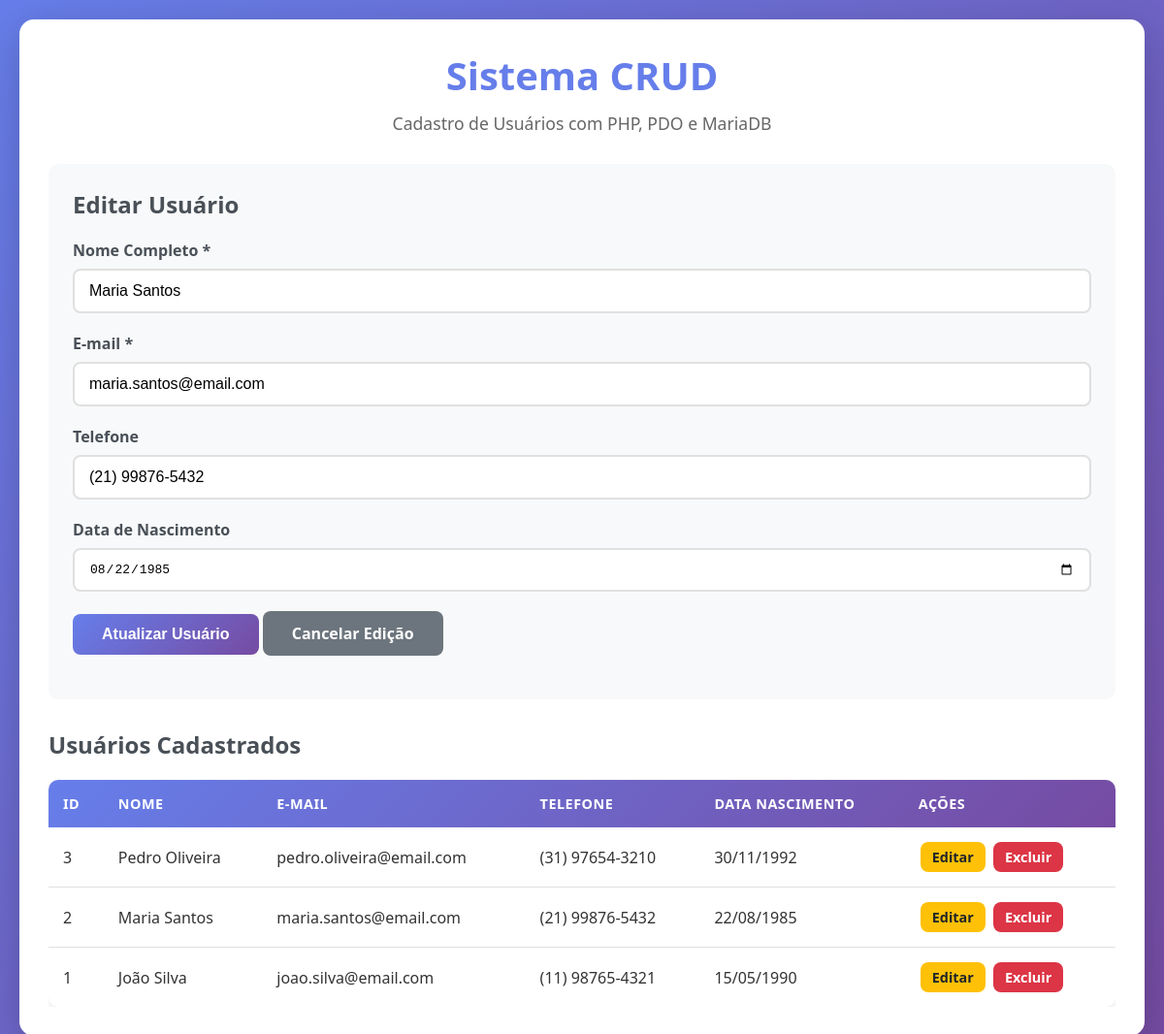
The page /?acao=editar&id=2 on the database its author committed.
### tables this page shows
CREATE TABLE usuarios (
     
    id INT AUTO_INCREMENT PRIMARY KEY,
    
     
    nome VARCHAR(100) NOT NULL,
    
     
    email VARCHAR(100) NOT NULL UNIQUE,
    
     
    telefone VARCHAR(20),
    
     
    data_nascimento DATE,
    
     
    criado_em TIMESTAMP DEFAULT CURRENT_TIMESTAMP,
    
     
    atualizado_em TIMESTAMP DEFAULT CURRENT_TIMESTAMP ON UPDATE CURRENT_TIMESTAMP
);

### index.php (the view, shortened to what this page needs)
<?php
$editando = false;
$usuario_editando = null;
if ($_SERVER['REQUEST_METHOD'] === 'POST' || isset($_GET['acao'])) {
    $pdo = getDB();
    if (isset($_GET['acao']) && $_GET['acao'] === 'editar' && isset($_GET['id'])) {
        try {
            $sql = "SELECT * FROM usuarios WHERE id = ?";
            $stmt = $pdo->prepare($sql);
            $stmt->execute([$_GET['id']]);
            $usuario_editando = $stmt->fetch();
            if ($usuario_editando) {
                $editando = true;
            } else {
                $mensagem = "Usuário não encontrado!";
                $tipo_mensagem = "erro";
            }
        } catch (PDOException $e) {
            $mensagem = "Erro ao buscar usuário: " . $e->getMessage();
            $tipo_mensagem = "erro";
        }
    }
}
try {
    $pdo = getDB();
    $sql = "SELECT * FROM usuarios ORDER BY id DESC";
    $stmt = $pdo->query($sql);
    $usuarios = $stmt->fetchAll();
} catch (PDOException $e) {
    $mensagem = "Erro ao buscar usuários: " . $e->getMessage();
    $tipo_mensagem = "erro";
    $usuarios = [];
}
?>
<!DOCTYPE html>
<html lang="pt-BR">
<head>
    <link rel="stylesheet" href="style.css">
</head>
<body>
    <div class="container">
        <h1>Sistema CRUD</h1>
        <p class="subtitle">Cadastro de Usuários com PHP, PDO e MariaDB</p>
        <div class="form-section">
            <h2><?php echo $editando ? 'Editar Usuário' : 'Cadastrar Novo Usuário'; ?></h2>
            <form method="POST" action="">
                <div class="form-group">
                    <label for="nome">Nome Completo *</label>
                    <input
                        type="text"
                        id="nome"
                        name="nome"
                        required
                        placeholder="Digite o nome completo"
                        value="<?php echo $editando ? htmlspecialchars($usuario_editando['nome']) : ''; ?>"
                    >
                </div>
                <div class="form-group">
                    <label for="email">E-mail *</label>
                    <input
                        type="email"
                        id="email"
                        name="email"
                        required
                        placeholder="exemplo@email.com"
                        value="<?php echo $editando ? htmlspecialchars($usuario_editando['email']) : ''; ?>"
                    >
                </div>
                <div class="form-group">
                    <label for="telefone">Telefone</label>
                    <input
                        type="tel"
                        id="telefone"
                        name="telefone"
                        placeholder="(00) 00000-0000"
                        value="<?php echo $editando ? htmlspecialchars($usuario_editando['telefone']) : ''; ?>"
                    >
                </div>
                <div class="form-group">
                    <label for="data_nascimento">Data de Nascimento</label>
                    <input
                        type="date"
                        id="data_nascimento"
                        name="data_nascimento"
                        value="<?php echo $editando ? $usuario_editando['data_nascimento'] : ''; ?>"
                    >
                </div>
                <div class="form-group">
                    <button type="submit" class="btn btn-primary">
                        <?php echo $editando ? 'Atualizar Usuário' : 'Cadastrar Usuário'; ?>
                    </button>
                    <?php if ($editando): ?>
                        <a href="index.php" class="btn btn-secondary">Cancelar Edição</a>
                    <?php endif; ?>
                </div>
            </form>
        </div>
        <div class="table-section">
            <h2>Usuários Cadastrados</h2>
            <div class="table-responsive">
                <?php if (count($usuarios) > 0): ?>
                    <table>
                        <thead>
                            <tr>
                                <th>ID</th>
                                <th>Nome</th>
                                <th>E-mail</th>
                                <th>Telefone</th>
                                <th>Data Nascimento</th>
                                <th>Ações</th>
                            </tr>
                        </thead>
                        <tbody>
                            <?php
                            foreach ($usuarios as $usuario): ?>
                                <tr>
                                    <td><?php echo $usuario['id']; ?></td>
                                    <td><?php echo htmlspecialchars($usuario['nome']); ?></td>
                                    <td><?php echo htmlspecialchars($usuario['email']); ?></td>
                                    <td><?php echo htmlspecialchars($usuario['telefone']); ?></td>
                                    <td>
                                        <?php
                                        echo $usuario['data_nascimento'] ?
                                            date('d/m/Y', strtotime($usuario['data_nascimento'])) :
                                            '-';
                                        ?>
                                    </td>
                                    <td>
                                        <a href="?acao=editar&id=<?php echo $usuario['id']; ?>"
                                           class="btn btn-warning btn-small">
                                            Editar
                                        </a>
                                        <a href="?acao=excluir&id=<?php echo $usuario['id']; ?>"
                                           class="btn btn-danger btn-small"
                                           onclick="return confirm('Tem certeza que deseja excluir este usuário?')">
                                            Excluir
                                        </a>
                                    </td>
                                </tr>
                            <?php endforeach; ?>
                        </tbody>
                    </table>
                <?php endif; ?>
            </div>
        </div>
    </div>
</body>
</html>

### style.css (style rules this page uses)
* { margin: 0; padding: 0; box-sizing: border-box; }
body { font-family: 'Segoe UI', Tahoma, Geneva, Verdana, sans-serif; background: linear-gradient(135deg, #667eea 0%, #764ba2 100%); min-height: 100vh; padding: 20px; color: #333; }
.container { max-width: 1200px; margin: 0 auto; background: white; border-radius: 15px; box-shadow: 0 10px 40px rgba(0, 0, 0, 0.2); padding: 30px; }
h1 { color: #667eea; text-align: center; margin-bottom: 10px; font-size: 2.5em; }
.subtitle { text-align: center; color: #666; margin-bottom: 30px; font-size: 1.1em; }
.form-section { background: #f8f9fa; padding: 25px; border-radius: 10px; margin-bottom: 30px; }
.form-section h2 { color: #495057; margin-bottom: 20px; font-size: 1.5em; }
.form-group { margin-bottom: 20px; }
label { display: block; margin-bottom: 8px; color: #495057; font-weight: 600; }
input[type="text"], input[type="email"], input[type="tel"], input[type="date"] { width: 100%; padding: 12px 15px; border: 2px solid #e0e0e0; border-radius: 8px; font-size: 1em; transition: all 0.3s ease; }
.btn { padding: 12px 30px; border: none; border-radius: 8px; font-size: 1em; font-weight: 600; cursor: pointer; transition: all 0.3s ease; text-decoration: none; display: inline-block; }
.btn-primary { background: linear-gradient(135deg, #667eea 0%, #764ba2 100%); color: white; }
.btn-warning { background-color: #ffc107; color: #212529; }
.btn-danger { background-color: #dc3545; color: white; }
.btn-secondary { background-color: #6c757d; color: white; }
.btn-small { padding: 6px 12px; font-size: 0.9em; margin: 0 2px; }
.table-section { margin-top: 30px; }
.table-section h2 { color: #495057; margin-bottom: 20px; font-size: 1.5em; }
.table-responsive { overflow-x: auto; }
table { width: 100%; border-collapse: collapse; background: white; border-radius: 10px; overflow: hidden; box-shadow: 0 2px 10px rgba(0, 0, 0, 0.1); }
thead { background: linear-gradient(135deg, #667eea 0%, #764ba2 100%); color: white; }
th { padding: 15px; text-align: left; font-weight: 600; text-transform: uppercase; font-size: 0.9em; letter-spacing: 0.5px; }
td { padding: 15px; border-bottom: 1px solid #e0e0e0; }
tbody tr { transition: background-color 0.2s ease; }
tbody tr:last-child td { border-bottom: none; }

### rows shown on the page
usuarios: nome "Maria Santos", email "maria.santos@email.com", telefone "(21) 99876-5432", data_nascimento "08/22/1985", id "2", data_nascimento "22/08/1985"
usuarios: id "3", nome "Pedro Oliveira", email "pedro.oliveira@email.com", telefone "(31) 97654-3210", data_nascimento "30/11/1992"
usuarios: id "1", nome "João Silva", email "joao.silva@email.com", telefone "(11) 98765-4321", data_nascimento "15/05/1990"
